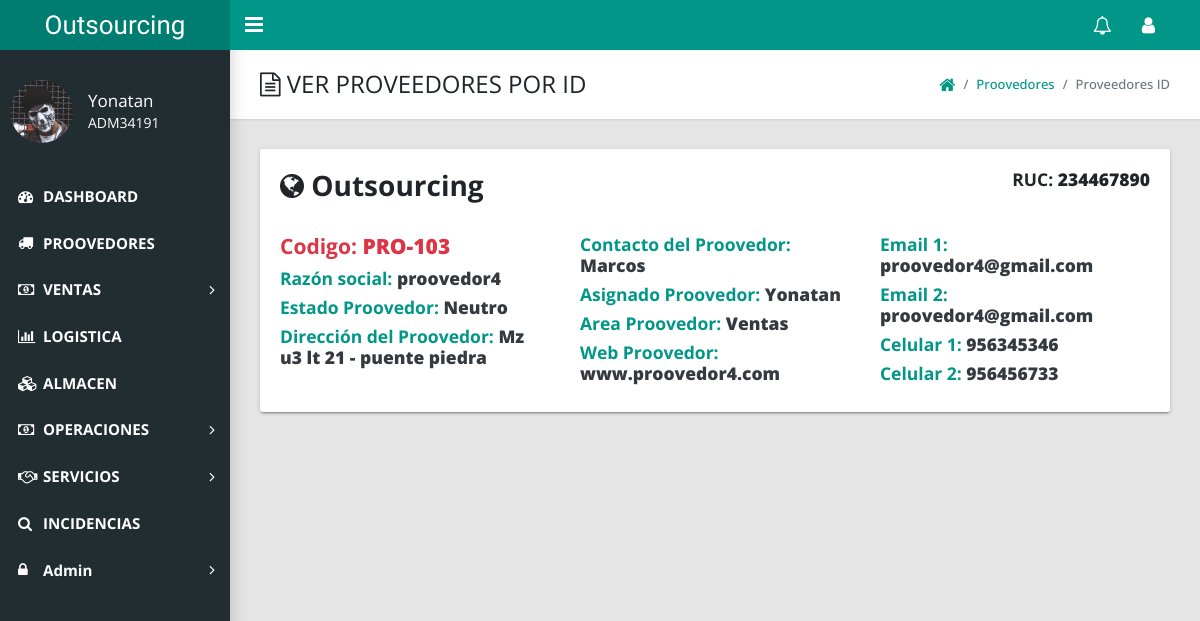
Page /admin/index.php?action=view_proovedor_id&pro_codigo=PRO-103 (signed in) on the earlier database version.
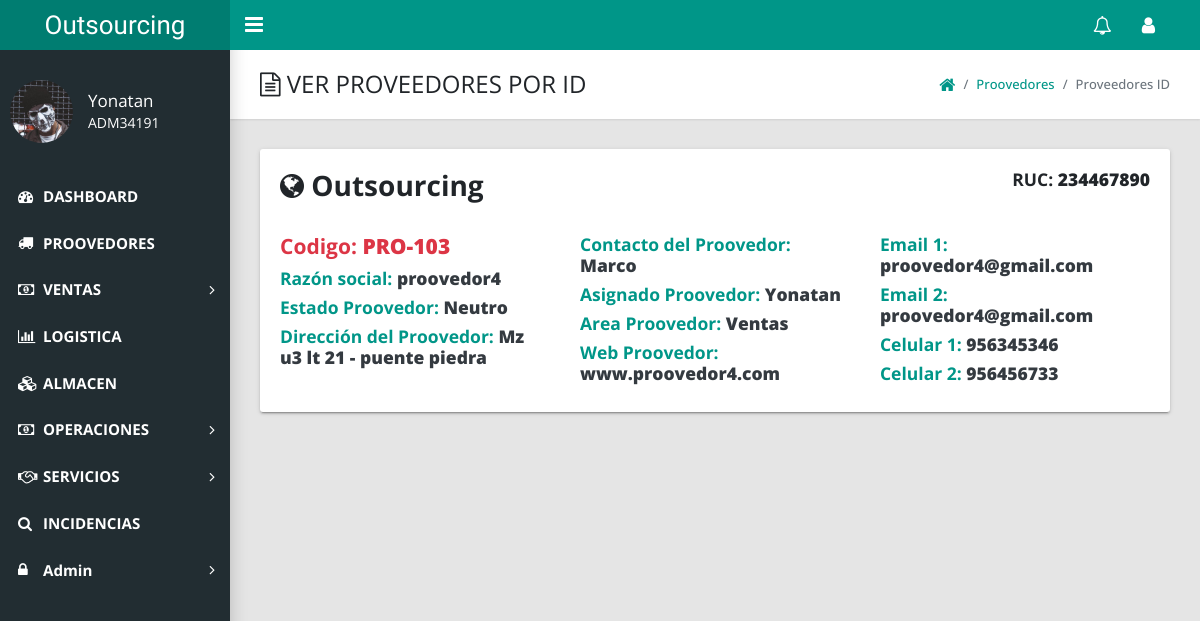
Same page on the later database version.
### tables this page shows
CREATE TABLE `proveedores` (
  `Id_proovedor` int(10) NOT NULL,
  `cod_proovedor` varchar(20) NOT NULL,
  `ruc_proovedor` int(11) NOT NULL,
  `razon_proovedor` varchar(50) NOT NULL,
  `direccion_proovedor` text NOT NULL,
  `contacto_proovedor` varchar(100) NOT NULL,
  `celular1_proovedor` int(9) NOT NULL,
  `celular2_proovedor` int(9) NOT NULL,
  `email1_proovedor` varchar(50) NOT NULL,
  `email2_proovedor` varchar(50) NOT NULL,
  `web_proovedor` text NOT NULL,
  `area_proovedor` varchar(50) NOT NULL,
  `estado_proovedor` varchar(50) NOT NULL,
  `asignado_proovedor` varchar(50) NOT NULL
);

### admin/includes/proovedor/view_proovedor_id.php (the view, shortened to what this page needs)
<link href="styles/ver.css" type="text/css" rel="stylesheet">
<?php if ($_SESSION['role'] != 7 and $_SESSION['role'] != 9 and $_SESSION['role'] != 5) {
  echo "<script>alert('No puedes acceder acá ')</script>";
  echo "<script>window.open('index.php?logged_in=Logueaste%20correctamente!','_self')</script>";
} else {
?>
  <main class="app-content">
    <div class="app-title">
      <div>
        <h1><i class="fa fa-file-text-o"></i> VER PROVEEDORES POR ID</h1>
      </div>
      <ul class="app-breadcrumb breadcrumb side">
        <li class="breadcrumb-item"><a href="index.php?logged_in=Logueaste%20correctamente!"><i class="fa fa-home fa-lg"></i></a></li>
        <li class="breadcrumb-item"><a href="index.php?action=view_proovedor">Proovedores</a></li>
        <li class="breadcrumb-item active">Proveedores ID</li>
      </ul>
    </div>
    <div class="row" style="font-size: 15px;">
      <div class="col-md-12">
        <div class="tile">
          <?php
          $edit_cat = mysqli_query($conexion, "select * from proveedores where cod_proovedor='$_GET[pro_codigo]'");
          $fetch_cat = mysqli_fetch_array($edit_cat);
          ?>
          <section class="invoice">
            <div class="row mb-4">
              <div class="col-6">
                <h2 class="page-header"><i class="fa fa-globe"></i> Outsourcing</h2>
              </div>
              <div class="col-6">
                <h5 class="text-right">RUC: <b><?php echo $fetch_cat['ruc_proovedor']; ?></b></h5>
              </div>
            </div>
            <div class="row invoice-info">
              <div class="col-4">
                <h4 style="color:#dc3545;">Codigo: <b><?php echo $fetch_cat['cod_proovedor']; ?></b></h4>
                <h5 class="colorText">Razón social: <b class="text-dark"><?php echo $fetch_cat['razon_proovedor']; ?></b></h5>
                <h5 class="colorText">Estado Proovedor: <b class="text-dark"><?php echo $fetch_cat['estado_proovedor']; ?></b></h5>
                <h5 class="colorText">Dirección del Proovedor: <b class="text-dark"><?php echo $fetch_cat['direccion_proovedor']; ?></b></h5>
              </div>
              <div class="col-4">
                <h5 class="colorText">Contacto del Proovedor: <b class="text-dark"><?php echo $fetch_cat['contacto_proovedor']; ?></b></h5>
                <h5 class="colorText">Asignado Proovedor: <b class="text-dark"><?php echo $fetch_cat['asignado_proovedor']; ?></b></h5>
                <h5 class="colorText">Area Proovedor: <b class="text-dark"><?php echo $fetch_cat['area_proovedor']; ?></b></h5>
                <h5 class="colorText">Web Proovedor: <b class="text-dark"><?php echo $fetch_cat['web_proovedor']; ?></b></h5>
              </div>
              <div class="col-4">
                <h5 class="colorText">Email 1: <b class="text-dark"><?php echo $fetch_cat['email1_proovedor']; ?></b></h5>
                <h5 class="colorText">Email 2: <b class="text-dark"><?php echo $fetch_cat['email2_proovedor']; ?></b></h5>
                <h5 class="colorText">Celular 1: <b class="text-dark"><?php echo $fetch_cat['celular1_proovedor']; ?></b></h5>
                <h5 class="colorText">Celular 2: <b class="text-dark"><?php echo $fetch_cat['celular2_proovedor']; ?></b></h5>
              </div>
            </div>
        </div>
      </div>
    </div>
    </div>
<?php } ?>

Differences in the rows shown:
changed proveedores "PRO-103": contacto_proovedor "Marcos" → "Marco"
